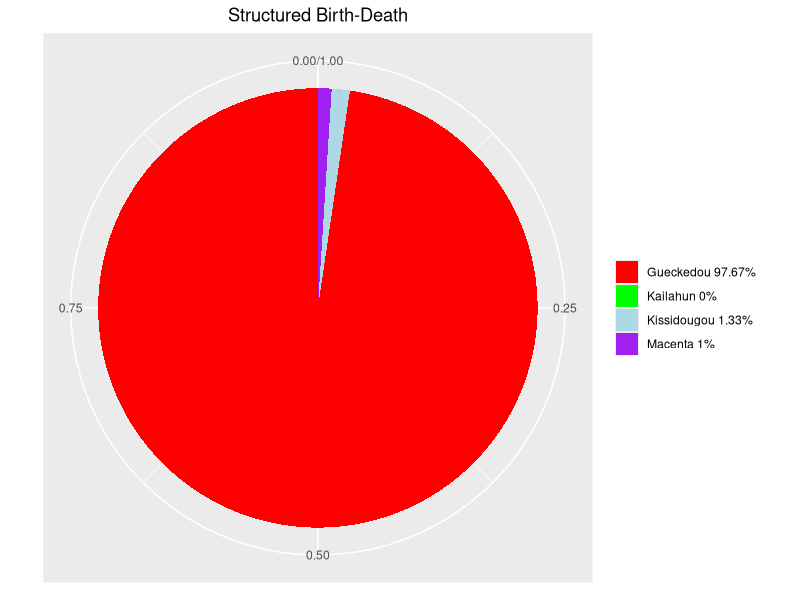
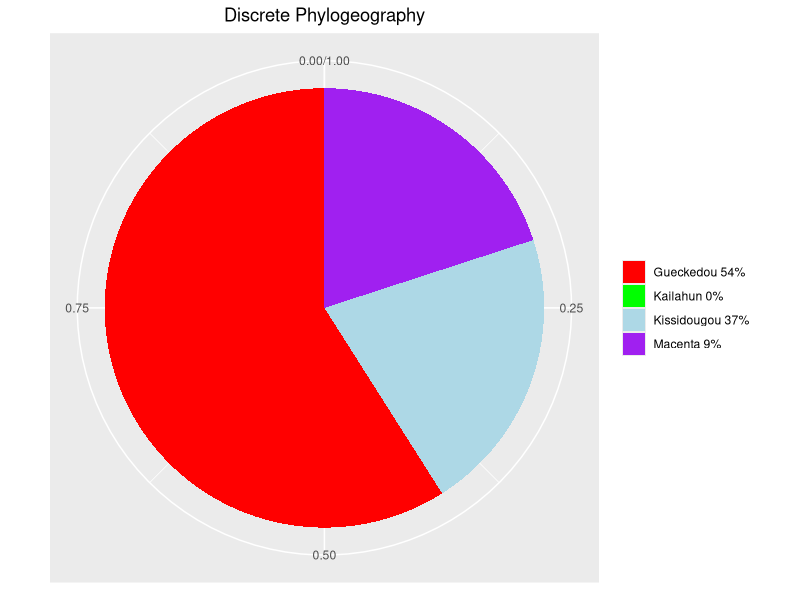
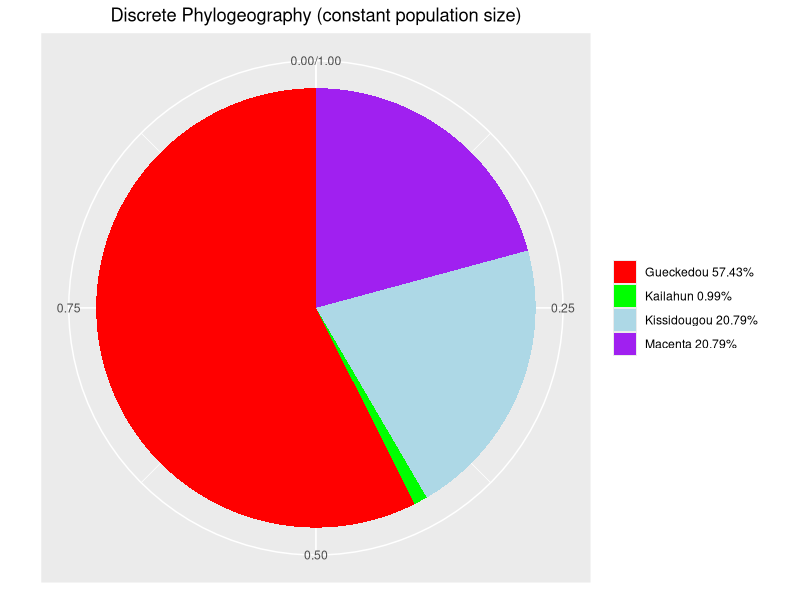
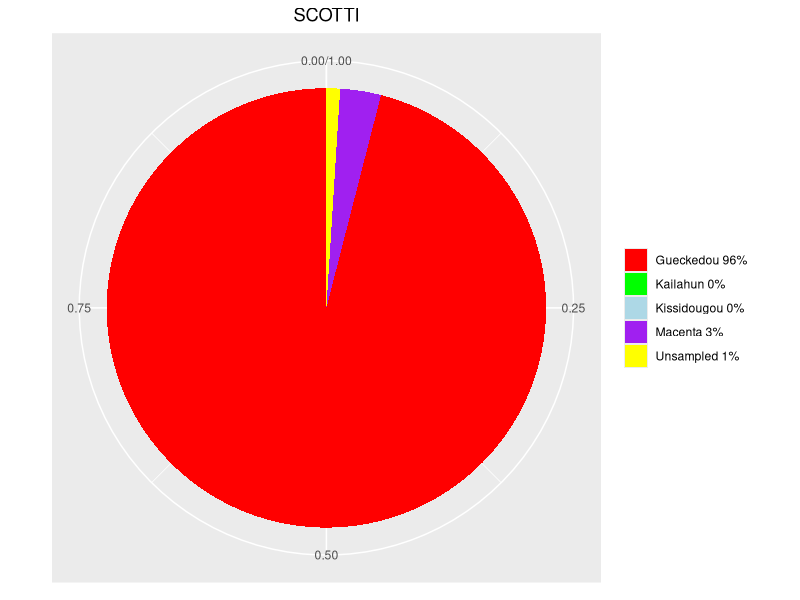

The R source for these figures, in order:
# Pie Chart with Percentages
library(ggplot2)

# Structured Birth-Death
kissidougou =  0.0133
gueckedou =  0.9767
macenta =  0.01
kailahun = 0
slices <- c(kissidougou, gueckedou, macenta, kailahun) 
lbls <- c("Kissidougou", "Gueckedou", "Macenta", "Kailahun")
cols <- c("red", "green", "light blue", "purple")

# pct <- round(slices/sum(slices)*100)
# lbls <- paste(lbls, pct) # add percents to labels 
# lbls <- paste(lbls,"%",sep="") # ad % to labels 
# pie(slices,labels = lbls, col=cols, main="Structured Birth-Death", radius = 1, cex = 0.3)


df <- data.frame(
  group = c("Kissidougou 1.33%", "Gueckedou 97.67%", "Macenta 1%", "Kailahun 0%"),
  value = c(kissidougou, gueckedou, macenta, kailahun)
)
# Barplot
bp <- ggplot(df, aes(x="", y=value, fill=group)) +
      geom_bar(width = 1, stat = "identity") + 
      #guides(fill=guide_legend(title=NULL)) + 
      theme(legend.title=element_blank(),
            plot.title = element_text(hjust = 0.5),
            axis.title.x=element_blank(),
            axis.ticks.x=element_blank(), 
            axis.title.y=element_blank(),
            axis.ticks.y=element_blank()) +
      ggtitle("Structured Birth-Death")
pie <- bp + coord_polar("y", start=0) + scale_fill_manual(values=cols) 
pie

# Discrete Phylogeography
kissidougou =  0.21
gueckedou =  0.59
macenta =  0.2
kailahun = 0

slices <- c(kissidougou, gueckedou, macenta, kailahun) 
lbls <- c("Kissidougou", "Gueckedou", "Macenta", "Kailahun")
cols <- c("red", "green", "light blue", "purple")

df <- data.frame(
  group = c("Kissidougou 37%", "Gueckedou 54%", "Macenta 9%", "Kailahun 0%"),
  value = c(kissidougou, gueckedou, macenta, kailahun)
)
# Barplot
bp <- ggplot(df, aes(x="", y=value, fill=group)) +
  geom_bar(width = 1, stat = "identity") + 
  #guides(fill=guide_legend(title=NULL)) + 
  theme(legend.title=element_blank(),
        plot.title = element_text(hjust = 0.5),
        axis.title.x=element_blank(),
        axis.ticks.x=element_blank(), 
        axis.title.y=element_blank(),
        axis.ticks.y=element_blank()) +
  ggtitle("Discrete Phylogeography")
pie <- bp + coord_polar("y", start=0) + scale_fill_manual(values=cols) 
pie

# Discrete Phylogeography constant
kissidougou =  0.2079
gueckedou =  0.5743
macenta =  0.2079
kailahun = 0.0099

slices <- c(kissidougou, gueckedou, macenta, kailahun) 
lbls <- c("Kissidougou", "Gueckedou", "Macenta", "Kailahun")
cols <- c("red", "green", "light blue", "purple")

df <- data.frame(
  group = c("Kissidougou 20.79%", "Gueckedou 57.43%", "Macenta 20.79%", "Kailahun 0.99%"),
  value = c(kissidougou, gueckedou, macenta, kailahun)
)
# Barplot
bp <- ggplot(df, aes(x="", y=value, fill=group)) +
  geom_bar(width = 1, stat = "identity") + 
  #guides(fill=guide_legend(title=NULL)) + 
  theme(legend.title=element_blank(),
        plot.title = element_text(hjust = 0.5),
        axis.title.x=element_blank(),
        axis.ticks.x=element_blank(), 
        axis.title.y=element_blank(),
        axis.ticks.y=element_blank()) +
  ggtitle("Discrete Phylogeography (constant population size)")
pie <- bp + coord_polar("y", start=0) + scale_fill_manual(values=cols) 
pie

# Scotti
kissidougou =  0
gueckedou =  0.96
macenta =  0.03
kailahun = 0
unsampled = 0.01

slices <- c(kissidougou, gueckedou, macenta, kailahun, unsampled) 
lbls <- c("Kissidougou", "Gueckedou", "Macenta", "Kailahun", "Unsampled")
cols <- c("red", "green", "light blue", "purple", "yellow")

df <- data.frame(
  group = c("Kissidougou 0%", "Gueckedou 96%", "Macenta 3%", "Kailahun 0%", "Unsampled 1%"),
  value = c(kissidougou, gueckedou, macenta, kailahun, unsampled)
)
# Barplot
bp <- ggplot(df, aes(x="", y=value, fill=group)) +
  geom_bar(width = 1, stat = "identity") + 
  #guides(fill=guide_legend(title=NULL)) + 
  theme(legend.title=element_blank(),
        plot.title = element_text(hjust = 0.5),
        axis.title.x=element_blank(),
        axis.ticks.x=element_blank(), 
        axis.title.y=element_blank(),
        axis.ticks.y=element_blank()) +
  ggtitle("SCOTTI")
pie <- bp + coord_polar("y", start=0) + scale_fill_manual(values=cols) 

pie

